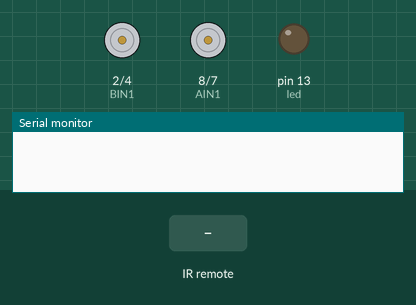
This sketch was run on a simulated Arduino Uno, built with avr-gcc and run on an emulated ATmega328P. Shown: motor-driver pin pairs drawn as motors (green arrow = first pin HIGH = forward, orange = second pin HIGH = backward, longer = more drive), output pins drawn as LEDs (lit = HIGH), the last lines printed to the serial monitor. Inputs (shaded band) come from the test bench.

Above: at 1.2 s.
1.3 s: infrared code 0x890 received
At 1.4 s:
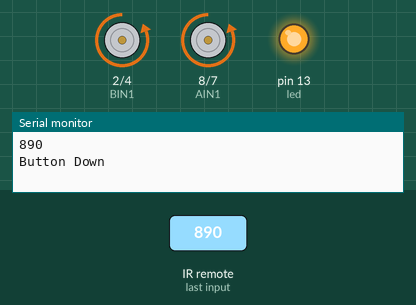
Timing chart, 0 to 4.3 s (numbered marks = the images above; inputs shaded):
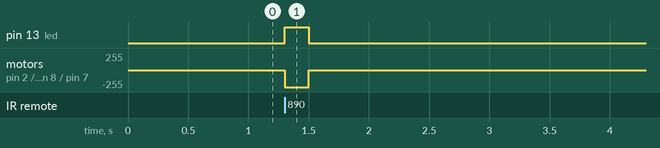

Measured:
- after the input at 1.3 s, pin 13 (led): LOW → HIGH at once, → LOW 0.20 s later; motor on pin 2 (BIN1) / pin 4 (BIN2), motor on pin 8 (AIN1) / pin 7 (AIN2): stopped → backward 255/255 at once, → stopped 0.20 s later

The sketch:

hw4_may30_irremote.ino
```cpp
#include <IRremote.h>

int RECV_PIN = 12;
IRrecv irrecv(RECV_PIN);
decode_results results;
int led = 13;
int AIN1 = 8;
int AIN2 = 7;
int BIN1 = 2;
int BIN2 = 4;

void setup()
{
  Serial.begin(19200);
  irrecv.enableIRIn(); // Start the receiver
   pinMode(led, OUTPUT);
 pinMode(AIN1, OUTPUT);
 pinMode(AIN2, OUTPUT);
 pinMode(BIN1, OUTPUT);
 pinMode(BIN2, OUTPUT);
}

void forward() {
 digitalWrite(led, HIGH);
 digitalWrite(AIN1, HIGH);
 digitalWrite(AIN2, LOW);
 digitalWrite(BIN1, HIGH);
 digitalWrite(BIN2, LOW);
}

void backward() {
 digitalWrite(led, HIGH);
 digitalWrite(AIN1, LOW);
 digitalWrite(AIN2, HIGH);
 digitalWrite(BIN1, LOW);
 digitalWrite(BIN2, HIGH);
}

void stop() {
 digitalWrite(led, LOW);
 digitalWrite(AIN1, LOW);
 digitalWrite(AIN2, LOW);
 digitalWrite(BIN1, LOW);
 digitalWrite(BIN2, LOW);
}

void loop()
{
  if (irrecv.decode(&results)) {
    Serial.println(results.value, HEX);
    irrecv.resume(); // Receive the next value
 if (results.value == 0x90) {
 Serial.println("Button Up");
 forward();
 delay(200);
 stop();
 }
 else if (results.value == 0x890) {
 Serial.println("Button Down");
 backward();
 delay(200);
 stop();
 }
 else {
 Serial.print("Unrecognized: ");
 Serial.print(results.value, HEX);
 Serial.println();
 }
 irrecv.resume();
  }
}
```
